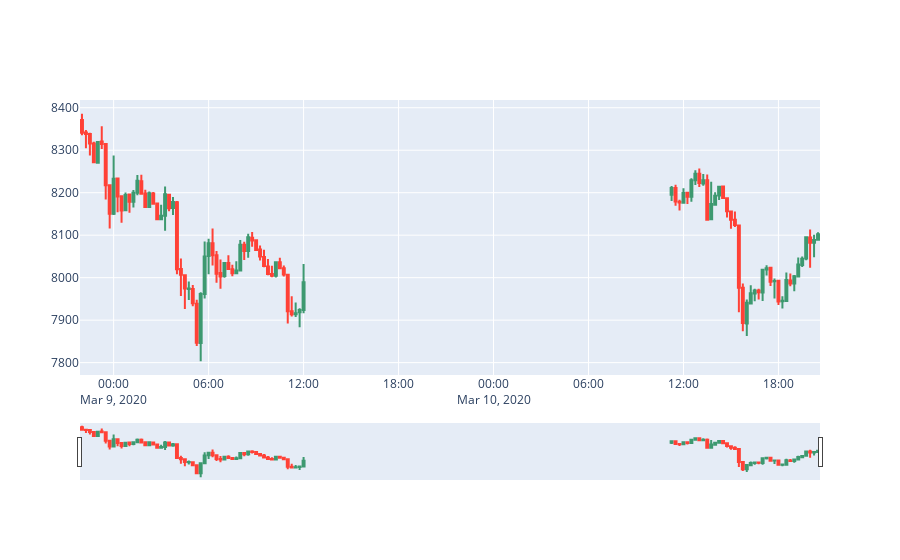

Notebook code for this chart:
### Code cell
fig = go.Figure(data=[go.Candlestick(x=df['time'],
                open=df['open'],
                high=df['high'],
                low=df['low'],
                close=df['close'])])
fig.show()
